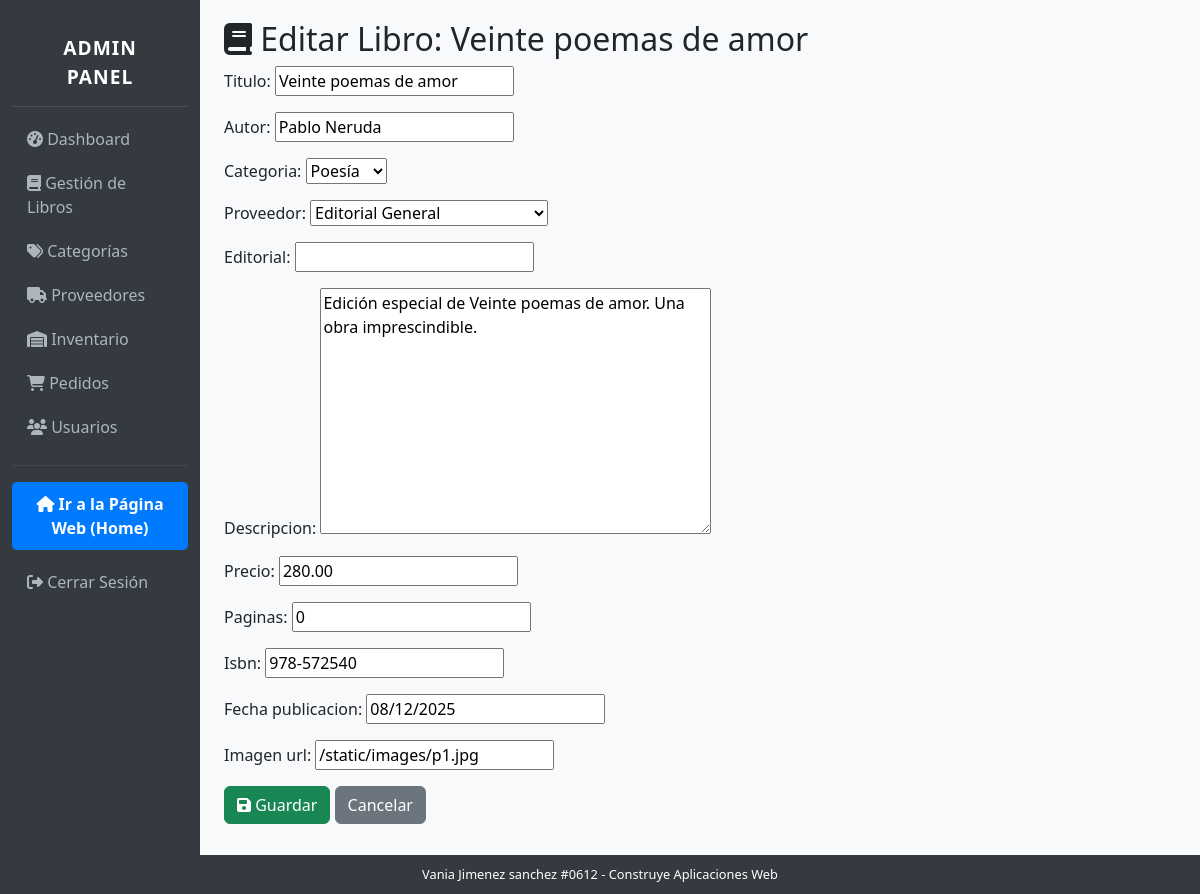
Screenshot of /admin-panel/libros/editar/45/ with the database file from the repository.
### app_libreria/models.py (models this page shows, shortened)
class Libro(models.Model):
    titulo = models.CharField(max_length=200)
    autor = models.CharField(max_length=100)
    categoria = models.ForeignKey(Categoria, on_delete=models.CASCADE)
    proveedor = models.ForeignKey(Proveedor, on_delete=models.SET_NULL, null=True)
    editorial = models.CharField(max_length=100, blank=True)
    descripcion = models.TextField()
    precio = models.DecimalField(max_digits=10, decimal_places=2)
    paginas = models.IntegerField(default=0)
    isbn = models.CharField(max_length=20, blank=True)
    fecha_publicacion = models.DateField(default=date.today)
    imagen_url = models.URLField(default="https://via.placeholder.com/300x400/ffb7b2/000000?text=Libro")

### app_libreria/views.py (the view)
# urls.py: path('admin-panel/libros/editar/<int:pk>/', views.LibroUpdateView.as_view(), name='admin_libros_edit'),
class LibroUpdateView(AdminRequiredMixin, UpdateView):
    model = Libro
    template_name = 'app_libreria/admin/libros_form.html'
    fields = ['titulo', 'autor', 'categoria', 'proveedor', 'editorial', 'descripcion', 'precio', 'paginas', 'isbn', 'fecha_publicacion', 'imagen_url']
    success_url = reverse_lazy('admin_libros_list')

### app_libreria/models.py (called while the page is built)
    def __str__(self):
        return self.nombre

    def __str__(self):
        return self.nombre

### app_libreria/templates/app_libreria/admin/libros_form.html (shortened to what this page needs)
{% extends 'app_libreria/admin/admin_base.html' %}
{% load crispy_forms_tags %}
{% block content %}
    <h2>
        <i class="fas fa-book"></i>
        {% if form.instance.pk %}Editar Libro: {{ form.instance.titulo }}{% else %}Crear Nuevo Libro{% endif %}
    </h2>
    <form method="post" enctype="multipart/form-data">
        {{ form|crispy }}
        <button type="submit" class="btn btn-success">
            <i class="fas fa-save"></i> Guardar
        </button>
        <a href="{% url 'admin_libros_list' %}" class="btn btn-secondary">Cancelar</a>
    </form>
{% endblock content %}

### app_libreria/templates/app_libreria/admin/admin_base.html (style rules this page uses)
body { background-color: #f8f9fa; }

### rows the page displays
Libro: instance.titulo "Veinte poemas de amor", titulo "Veinte poemas de amor", autor "Pablo Neruda", categoria "Poesía", proveedor "Editorial General", descripcion "Edición especial de Veinte poemas de amor. Una obra imprescindible.", precio "280.00", paginas "0", isbn "978-572540", fecha_publicacion "08/12/2025", imagen_url "/static/images/p1.jpg"
